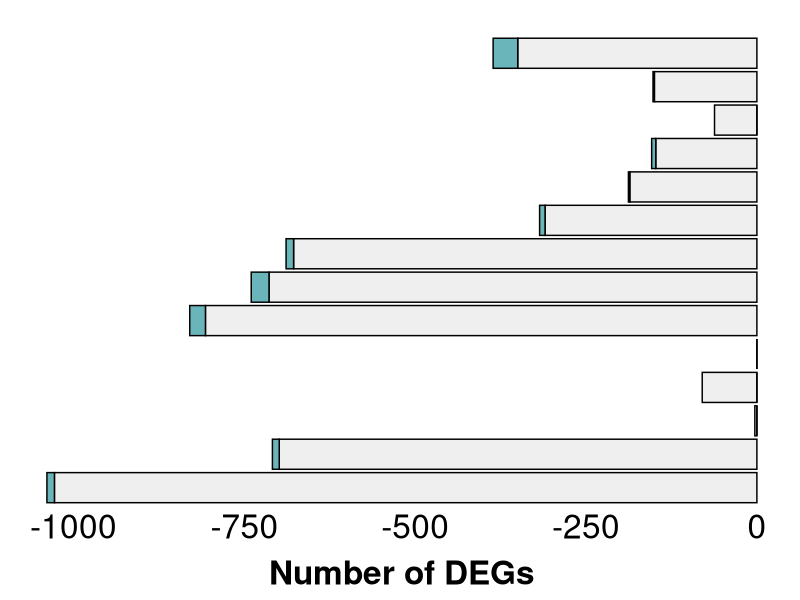

Reproduce this figure in R. (Note: this script raises an error after producing the figure.)
# FINAL DEG quantification stacked bar graph 

library(ggplot2)

# Y values : 
DEGs <- c(1028, 11, # monocytes
          699, 10, # neutrophils
          # 1209, 13, # myeloid 
          3, 0,   # DCs
          80, 0, # myeloid dericed dendritic cells
          0, 0, # pDCs
          
          # 297, 51, # dendritic cells 
          
          # 12, 0, 0, # platelets 
          
          807, 23, # T helper
          714, 26, # naive CD4
          678, 11, # naive cd8
          310, 8, # NKT
          186, 2, # cyto CD8
          148, 6, # T regs 
          62, 0, # CD4
          150, 2, # NK
          # 935, 33, # overall T 
          
          350, 36 # B
)

# x groups : 
CellTypes <- c(rep("monocytes", 2), 
               rep("neutrophils", 2),
               # rep("myeloid", 2),
               rep("DCs", 2),
               rep("mDCs", 2),
               rep("pDCs", 2),
               
               # rep("platelets", 3),
               
               rep("T helper", 2),
               rep("naive CD4+ T", 2),
               rep("naive CD8+ T", 2),
               rep("cytotoxic T", 2),
               rep("natural killer T", 2),
               rep("T regulatory", 2),
               rep("T central memory", 2),
               rep("natural killer", 2),
               # rep("all_T", 2),
               
               rep("B", 2))
# stacks : 
Treatment <- rep(c("alpha","lambda"), 14)

# create data frame :  
grouped <- data.frame(Treatment, CellTypes, DEGs)

# Modify the order of CellTypes as a factor: (prevents alphabetically losing NB information)
grouped$CellTypes <- factor(grouped$CellTypes, levels = c(
  "monocytes", "neutrophils", "DCs","mDCs","pDCs",
  "T helper","naive CD4+ T","naive CD8+ T","cytotoxic T","natural killer T","T regulatory","T central memory","natural killer",
  "B"))
grouped$Treatment <- factor(grouped$Treatment, levels = c("alpha", "common", "lambda"))

colours <- c("#efefef","#6ab5ba")


# Plot : 
verticalDEGs <- ggplot(
  grouped,
  aes(fill = rev(Treatment), y = CellTypes, x = -DEGs)) +  # Reverse x-axis and fill order
  geom_bar(color = NA, position = "stack", stat = "identity") +
  theme_minimal() +
  scale_fill_manual(values = rev(colours)) +  # Reverse fill colors
  labs(title = "", x = "Number of DEGs", y = "") +
  theme(
    axis.text.x = element_text(size = 16, colour = "black"),
    axis.text.y = element_blank(),  # Remove y-axis labels
    axis.title.x =  element_text(size = 16, face = "bold", colour = "black", margin = margin(t = 10)),
    axis.title.y =  element_blank(),
    legend.title = element_blank(),
    legend.text = element_blank(),
    #legend.text = element_text(size = 18, colour = "black"),
    panel.grid.major = element_blank(), # Remove major grid lines
    panel.grid.minor = element_blank()  # Remove minor grid lines
  ) + 
  guides(fill = "none") 

verticalDEGs <- ggplot(
  grouped,
  aes(fill = rev(Treatment), y = CellTypes, x = -DEGs)) +  # Reverse x-axis and fill order
  geom_bar(color = "black", position = "stack", stat = "identity", size = 0.5) +  # Set size for the outline
  theme_minimal() +
  scale_fill_manual(values = rev(colours)) +  # Reverse fill colors
  labs(title = "", x = "Number of DEGs", y = "") +
  theme(
    axis.text.x = element_text(size = 24, colour = "black"),
    axis.text.y = element_blank(),  # Remove y-axis labels
    axis.title.x =  element_text(size = 24, face = "bold", colour = "black", margin = margin(t = 10)),
    axis.title.y =  element_blank(),
    legend.title = element_blank(),
    legend.text = element_blank(),
    #legend.text = element_text(size = 18, colour = "black"),
    panel.grid.major = element_blank(), # Remove major grid lines
    panel.grid.minor = element_blank()  # Remove minor grid lines
  ) + 
  guides(fill = "none")




##### Stacked Bar graph for GO terms #####

# Y values : 
Goterms <- c(766, 7, # monocytes
             598, 69, # neutrophils
             # 1209, 13, # myeloid 
             53, 0,   # DCs
             125, 0, # myeloid dericed dendritic cells
             0, 0, # pDCs
             
             # 297, 51, # dendritic cells 
             
             #11, 0, 0, # platelets 
             
             493, 3, # T cells
             406, 9, # CD4h
             416, 4, # naive cd8
             282, 1, # NKT
             190, 1, # cyto CD8
             203, 13, # T regs 
             129, 0, # CD4
             207, 1, # NK
             # 935, 33, # overall T 
             
             339, 80 # B
)

# x groups : 
# x groups : 
CellTypes <- c(rep("monocytes", 2), 
               rep("neutrophils", 2),
               # rep("myeloid", 2),
               rep("DCs", 2),
               rep("mDCs", 2),
               rep("pDCs", 2),
               
               # rep("platelets", 3),
               
               rep("T helper", 2),
               rep("naive CD4+ T", 2),
               rep("naive CD8+ T", 2),
               rep("cytotoxic T", 2),
               rep("NKT", 2),
               rep("Tregs", 2),
               rep("Tcm", 2),
               rep("NK", 2),
               # rep("all_T", 2),
               
               rep("B", 2))
# stacks : 
Treatment <- rep(c("alpha", "lambda"), 14)

# create data frame :  
grouped <- data.frame(Treatment, CellTypes, Goterms)

# Reorder the data frame based on DEGs within each CellTypes group
grouped <- grouped %>% arrange(CellTypes, Treatment, -Goterms)


# Modify the order of CellTypes as a factor: (prevents alphabetically losing NB information)
grouped$rownames <- factor(grouped$CellTypes, levels = c(
  "monocytes", "neutrophils", "DCs","mDCs","pDCs", #"platelets",
  "T helper","naive CD4+ T","naive CD8+ T","cytotoxic T","NKT","Tregs","Tcm","NK",
  "B"))

colours <- c("#efefef","#6ab5ba")


# Plot : 
verticalGO <- ggplot(
  grouped,
  aes(fill = rev(Treatment), y = CellTypes, x = Goterms)) +
  geom_bar(color = "black", position = "stack", stat = "identity", size = 0.5) +  # Set size for the outline
  theme_minimal() +
  scale_fill_manual(values = rev(colours)) +
  # number of enriched GO terms 
  labs(title = "", x = "Number of enriched GO terms", y = "", fill = "IFN treatment") +
  theme(
    axis.text.x = element_text(size = 24, colour = "black"),
    axis.text.y = element_text(size = 26, colour = "black", hjust = 0.5),  # Center-align y-axis text
    axis.title.x =  element_text(size = 24, face = "bold", colour = "black", margin = margin(t = 10)),
    axis.title.y =  element_blank(),
    legend.title = element_text(size = 24, face = "bold", colour= "black", margin = margin(t = -50)),
    legend.text = element_text(size = 24, colour= "black"),
    panel.grid.major = element_blank(), # Remove major grid lines
    panel.grid.minor = element_blank()  # Remove minor grid lines
  )

##### Stacked bar graph together #####
verticalDEGs | verticalGO 

